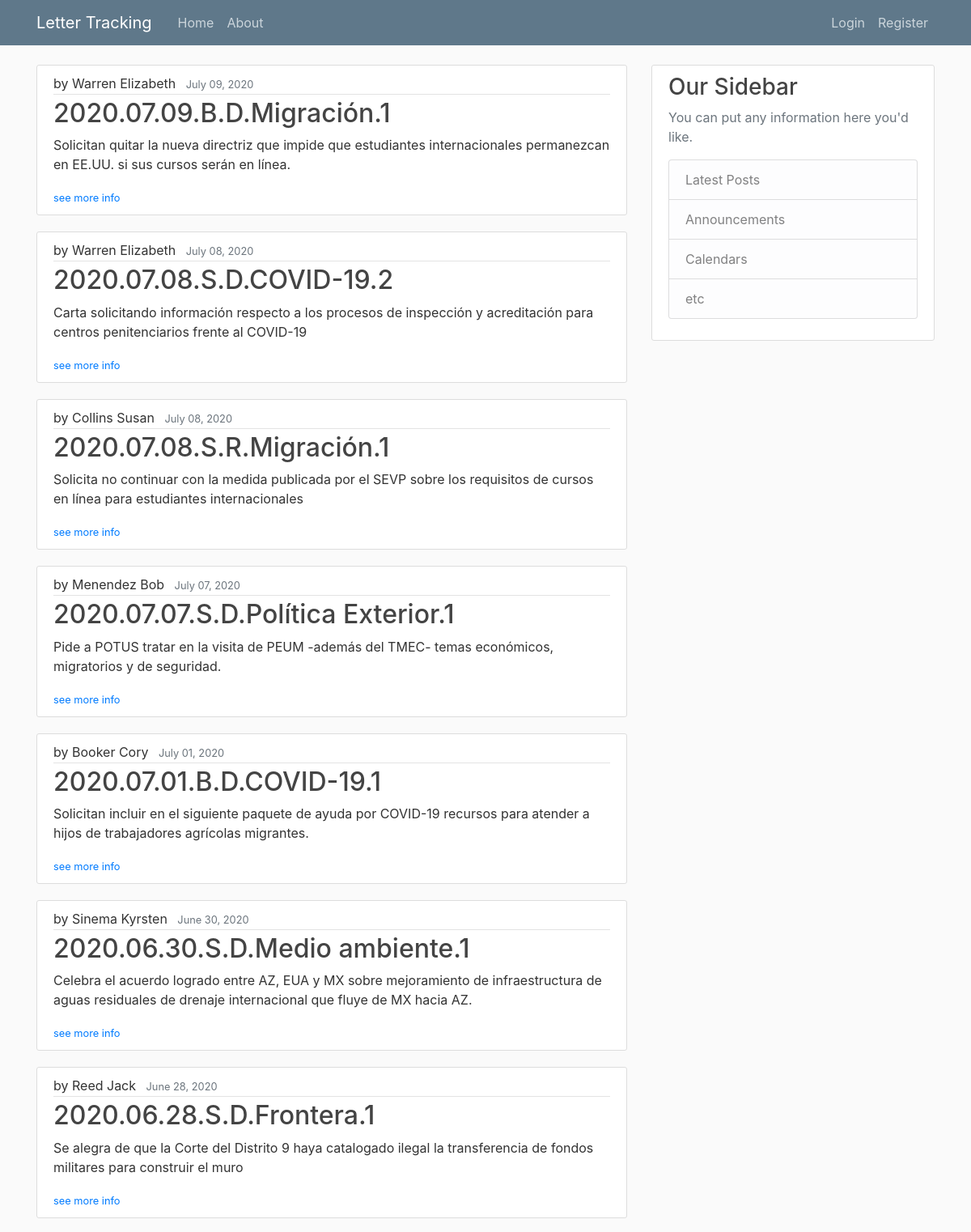
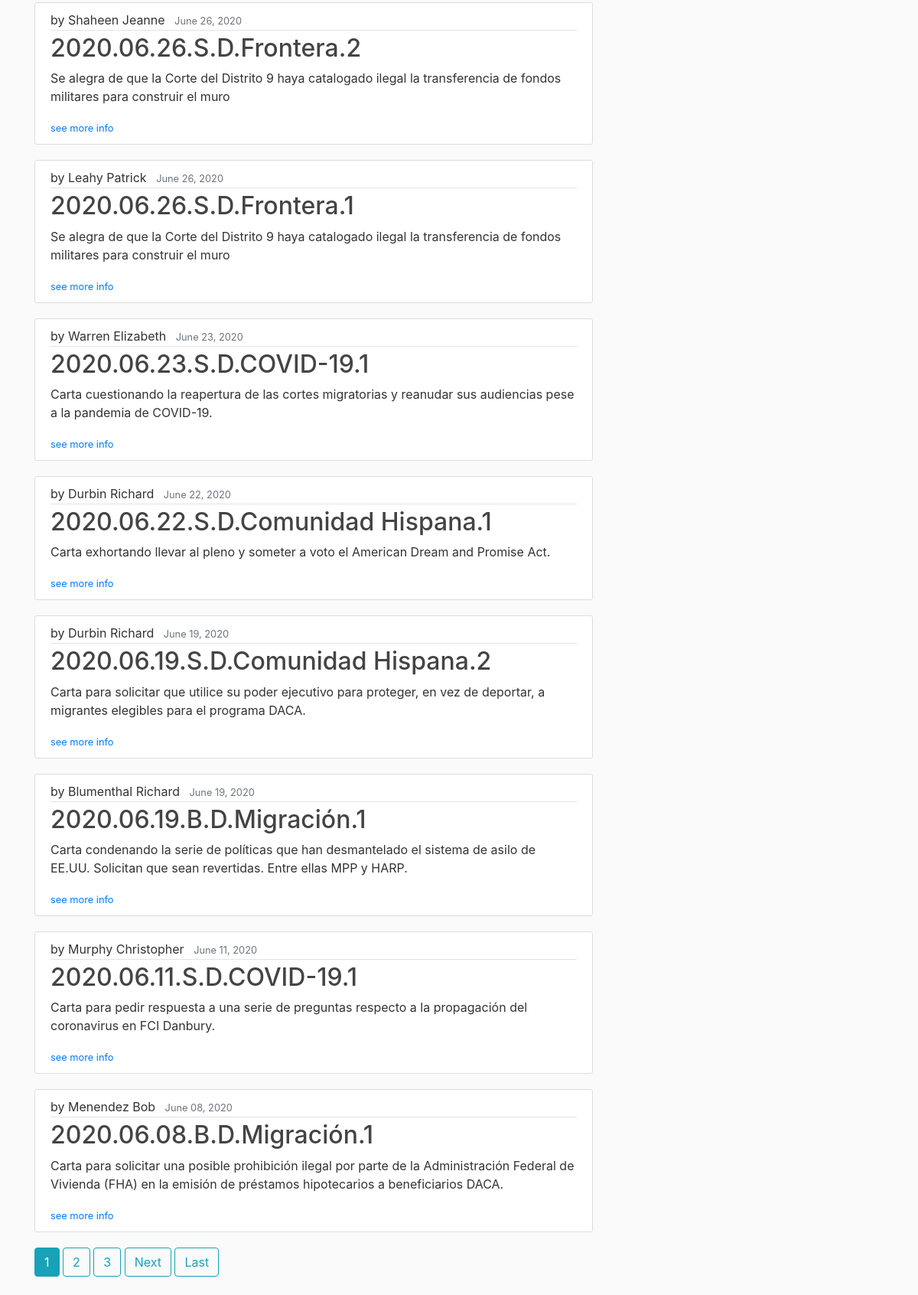
The page / on the database its author committed (2 pictures, top to bottom).
### letter_tracking/models.py (models this page shows, shortened)
class Letter(models.Model):
    class PolParties(models.TextChoices):
        D = 'D', _('Democrat')
        R = 'R', _('Republican')
        I = 'I', _('Independent')
    class RepSen(models.TextChoices):
        REP = 'Rep.', _('Representative')
        SEN = 'Sen.', _('Senator')
    class Chamber(models.TextChoices):
        BI = 'B', _('Bicameral')
        S = 'S', _('Senado')
        C = 'C', _('Congreso')
    class Statements(models.TextChoices):
        Carta = 'Carta'
        Consulta = 'Consulta'
        Declaracion = 'Declaración'
    class Support(models.TextChoices):
        rep = 'Republicano', _('Republican')
        dem = 'Demócrata', _('Democrat')
        bi= 'Bipartidista', _('Bipartisan')
    class Sentiment(models.TextChoices):
        Pos = 1, _('Positive')
        Neut = 2, _('Neutral')
        Neg = 3, _('Negative')
    class Dummy(models.TextChoices):
        y = 1, _('Yes')
        n = 0, _('No')
    topic = models.CharField(max_length=25)
    specific_topic = models.CharField(max_length=100)
    date = models.DateTimeField(help_text="Enter dates in <em>MM/DD/YYYY</em> format")
    kind_of_statement = models.CharField(max_length=15,
                                        choices=Statements.choices)
    description = models.TextField(verbose_name=_('Short Description'))
    positive_MX = models.CharField(max_length=8,
                                    choices=Sentiment.choices,
                                    verbose_name=_('Positive for Mexico?'))
    MX_mentioned = models.CharField(max_length=3,
                                    choices=Dummy.choices,
                                    verbose_name=_('Was Mexico directly mentioned?'))
    recipient = models.CharField(max_length=50, verbose_name=_('Recipient(s)'))
    chamber = models.CharField(max_length=9,
                                 choices=Chamber.choices,
                                 verbose_name=_('Letter\'s Chamber of Origin'))
    kind_statement_party = models.CharField(max_length=12,
                                            choices=Support.choices)
    legislator = models.CharField(max_length=60,
                                 verbose_name=_('Legislator Name'),
                                 help_text=
                                 "Names are displayed in <em>Last Name, First Name</em> format")
    cosigners = models.CharField(max_length=500)
    party = models.CharField(max_length=11,
                            choices=PolParties.choices)
    rep_or_sen = models.CharField(max_length=4,
                                 choices=RepSen.choices,
                                 verbose_name=_('Representative or Senator'))
    caucus = models.CharField(max_length=100)
    link = models.URLField("Letter URL")
    date_posted = models.DateTimeField(default=timezone.now)
    posted_by = models.ForeignKey(User,
                                 on_delete=models.SET_NULL, null=True)
    comments =  models.TextField(default='N/a')
    action = models.CharField(max_length=100)
    notice_num = models.CharField(max_length=30,
                                verbose_name=_('If a notice was sent, specify the number'),
                                default='N/a')
    choices_ = [('one', 'ONE'), ('two', 'TWO')]
    @property
    def consecutive_number(self):
        daily_order = list(Letter.objects.filter(date=self.date).order_by('date'))
        return daily_order.index(self) + 1
    @property
    def title(self):
        return str(self.date)[:10].replace('-', '.') + '.' + str(self.chamber)[0] +\
                '.' + str(self.party) + '.' + str(self.topic) + '.' + str(self.consecutive_number)

### letter_tracking/views.py (the view)
# urls.py: path('', LetterListView.as_view(), name='letter_tracking-home'),
class LetterListView(ListView):
    model = Letter
    template_name = 'letter_tracking/home.html'
    context_object_name = 'letters'
    ordering = ['-date', '-date_posted']
    paginate_by = 15

### letter_tracking/templates/letter_tracking/home.html (shortened to what this page needs)
{%extends "letter_tracking/base.html" %}
{% block content %}
    {% for letter in letters %}
        <article class="media content-section">
            <div class="media-body">
                <div class="article-metadata">
                    <a class="mr-2" >by {{ letter.legislator }}</a>
                    <small class="text-muted">{{ letter.date | date:"F d, Y" }}</small>
                </div>
                <h2><a class="article-title">{{ letter.title }}</a></h2>
                <p class="article-content">{{ letter.description }}</p>
                <div> <small> <a  href="{% url 'letter-detail' letter.id%}">see more info</a></small></div>
            </div>
        </article>
    {% endfor %}
    {% if is_paginated %}
        {% for num in page_obj.paginator.page_range %}
            {% if page_obj.number == num %}
                <a class="btn btn-info mb-4" href="?page={{ num }}">{{ num }}</a>
            {% elif num > page_obj.number|add:'-3' and num < page_obj.number|add:'3' %}
                <a class="btn btn-outline-info mb-4" href="?page={{ num }}">{{ num }}</a>
            {% endif %}
        {% endfor %}
        {% if page_obj.has_next %}
            <a class="btn btn-outline-info mb-4" href="?page={{ page_obj.next_page_number }}">Next</a>
            <a class="btn btn-outline-info mb-4" href="?page={{ page_obj.paginator.num_pages }}">Last</a>
        {% endif %}
    {% endif %}
{% endblock content %}

### letter_tracking/static/letter_tracking/main.css (style rules this page uses)
body { background: #fafafa; color: #333333; margin-top: 5rem; }
h1, h2, h3, h4, h5, h6 { color: #444444; }
.content-section { background: #ffffff; padding: 10px 20px; border: 1px solid #dddddd; border-radius: 3px; margin-bottom: 20px; }
.article-title { color: #444444; }
.article-content { white-space: pre-line; }
.article-metadata { padding-bottom: 1px; margin-bottom: 4px; border-bottom: 1px solid #e3e3e3 }

### rows shown on the page
Letter: legislator "Warren Elizabeth", date "July 09, 2020", title "2020.07.09.B.D.Migración.1", description "Solicitan quitar la nueva directriz que impide que estudiantes internacionales permanezcan en EE.UU. si sus cursos serán en línea."
Letter: legislator "Warren Elizabeth", date "July 08, 2020", title "2020.07.08.S.D.COVID-19.2", description "Carta solicitando información respecto a los procesos de inspección y acreditación para centros penitenciarios frente al COVID-19"
Letter: legislator "Collins Susan", date "July 08, 2020", title "2020.07.08.S.R.Migración.1", description "Solicita no continuar con la medida publicada por el SEVP sobre los requisitos de cursos en línea para estudiantes internacionales"
Letter: legislator "Menendez Bob", date "July 07, 2020", title "2020.07.07.S.D.Política Exterior.1", description "Pide a POTUS tratar en la visita de PEUM -además del TMEC- temas económicos, migratorios y de seguridad."
Letter: legislator "Booker Cory", date "July 01, 2020", title "2020.07.01.B.D.COVID-19.1", description "Solicitan incluir en el siguiente paquete de ayuda por COVID-19 recursos para atender a hijos de trabajadores agrícolas migrantes."
Letter: legislator "Sinema Kyrsten", date "June 30, 2020", title "2020.06.30.S.D.Medio ambiente.1", description "Celebra el acuerdo logrado entre AZ, EUA y MX sobre mejoramiento de infraestructura de aguas residuales de drenaje internacional que fluye de MX hacia AZ."
Letter: legislator "Reed Jack", date "June 28, 2020", title "2020.06.28.S.D.Frontera.1", description "Se alegra de que la Corte del Distrito 9 haya catalogado ilegal la transferencia de fondos militares para construir el muro"
Letter: legislator "Shaheen Jeanne", date "June 26, 2020", title "2020.06.26.S.D.Frontera.2", description "Se alegra de que la Corte del Distrito 9 haya catalogado ilegal la transferencia de fondos militares para construir el muro"
Letter: legislator "Leahy Patrick", date "June 26, 2020", title "2020.06.26.S.D.Frontera.1", description "Se alegra de que la Corte del Distrito 9 haya catalogado ilegal la transferencia de fondos militares para construir el muro"
Letter: legislator "Warren Elizabeth", date "June 23, 2020", title "2020.06.23.S.D.COVID-19.1", description "Carta cuestionando la reapertura de las cortes migratorias y reanudar sus audiencias pese a la pandemia de COVID-19."
Letter: legislator "Durbin Richard", date "June 22, 2020", title "2020.06.22.S.D.Comunidad Hispana.1", description "Carta exhortando llevar al pleno y someter a voto el American Dream and Promise Act."
Letter: legislator "Durbin Richard", date "June 19, 2020", title "2020.06.19.S.D.Comunidad Hispana.2", description "Carta para solicitar que utilice su poder ejecutivo para proteger, en vez de deportar, a migrantes elegibles para el programa DACA."
Letter: legislator "Blumenthal Richard", date "June 19, 2020", title "2020.06.19.B.D.Migración.1", description "Carta condenando la serie de políticas que han desmantelado el sistema de asilo de EE.UU. Solicitan que sean revertidas. Entre ellas MPP y HARP."
Letter: legislator "Murphy Christopher", date "June 11, 2020", title "2020.06.11.S.D.COVID-19.1", description "Carta para pedir respuesta a una serie de preguntas respecto a la propagación del coronavirus en FCI Danbury."
Letter: legislator "Menendez Bob", date "June 08, 2020", title "2020.06.08.B.D.Migración.1", description "Carta para solicitar una posible prohibición ilegal por parte de la Administración Federal de Vivienda (FHA) en la emisión de préstamos hipotecarios a beneficiarios DACA."

### other values the page prints
{{ num }} "1"
{{ num }} "2" "3"
